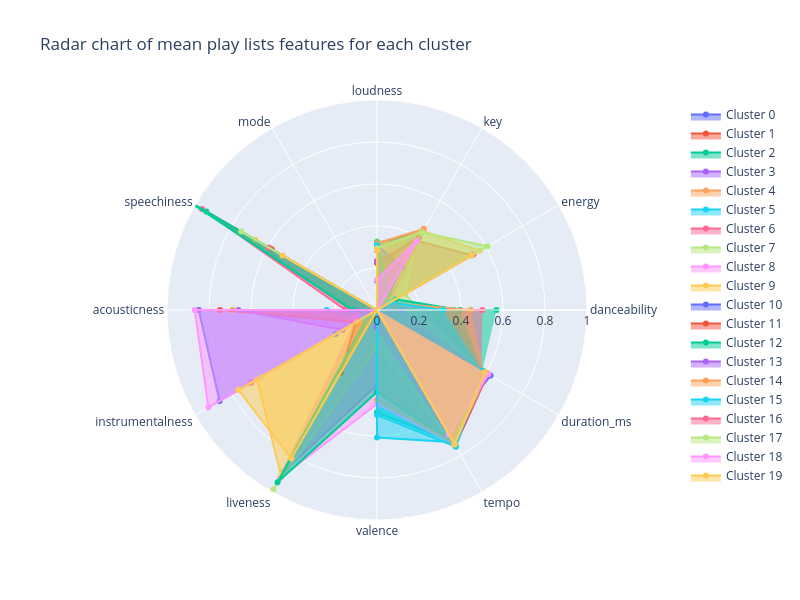

Notebook cell for this chart:
### Code cell
out_of_range_features = ['tempo', 'duration_ms', 'loudness', 'instrumentalness']
df_out = scaled_data[out_of_range_features]

scaler = MinMaxScaler()
scaled_out = scaler.fit_transform(df_out)

# scaled_data1 = scaled_data.copy()
scaled_data[out_of_range_features] = pd.DataFrame(scaled_out, columns=out_of_range_features)

scatter_objects = []

# State the label for each arm of the chart
categories = scaled_data.columns

# Get the means of each feature for each cluster
cluster_feat_means = scaled_data.groupby(by="cluster").mean()

# Iterate over the unique clusters and add an object for each cluster to the list
for cluster in sorted(scaled_data['cluster'].unique()):

  # Find the mean value for each column of the cluster
  cluster_means = cluster_feat_means.loc[cluster]

  # Create a Scatterpolar object for the cluster
  cluster_scatter = go.Scatterpolar(
    r = cluster_means, # set the radial coordinates
    theta = categories, # the names of the columns
    fill = 'toself', # fills in the space with colour
    name = f'Cluster {cluster}' # adds the name of the cluster
  )

  # Add the Scatterpolar object to the list
  scatter_objects.append(cluster_scatter)

# Create the figure (the white area)
fig = go.Figure()

# Add the scatter objects to the figure
fig.add_traces(scatter_objects)

# Add extras to the plot, such as title
fig.update_layout(
  title_text = 'Radar chart of mean play lists features for each cluster',
  height = 600,
  width = 800,
  polar = dict(
    radialaxis = dict(
      visible = True, # visibility of the numbers on the arm
      range = [0, 1] # scale of the plot
    )),
  showlegend = True
)

# Show the initialised plot and the trace objects
fig.show()

### Figure 1 — Plotly figure (JSON) as saved in the notebook; plotly's stock layout.template omitted (floating-point values rounded to 4 significant figures)
{"data": [{"fill": "toself", "name": "Cluster 0", "r": [-0.621, -1.022, -0.6783, 0.1392, -0.2556, -0.2768, 0.8489, 0.8658, -0.07586, -0.6621, 0.6642, 0.6245], "theta": ["danceability", "energy", "key", "loudness", "mode", "speechiness", "acousticness", "instrumentalness", "liveness", "valence", "tempo", "duration_ms", "cluster"], "type": "scatterpolar"}, {"fill": "toself", "name": "Cluster 1", "r": [-0.6013, 0.5211, 0.3805, 0.2902, -1.0, 0.5786, -0.2906, 0.692, -0.1216, -0.4359, 0.7459, 0.6094], "theta": ["danceability", "energy", "key", "loudness", "mode", "speechiness", "acousticness", "instrumentalness", "liveness", "valence", "tempo", "duration_ms", "cluster"], "type": "scatterpolar"}, {"fill": "toself", "name": "Cluster 2", "r": [0.5692, -0.06975, 0.4321, 0.3175, -0.547, 0.9381, 0.1221, 0.03146, -0.3223, 0.4878, 0.725, 0.5789], "theta": ["danceability", "energy", "key", "loudness", "mode", "speechiness", "acousticness", "instrumentalness", "liveness", "valence", "tempo", "duration_ms", "cluster"], "type": "scatterpolar"}, {"fill": "toself", "name": "Cluster 3", "r": [0.2104, 0.0483, -0.8376, 0.3066, -0.2698, -0.1524, 0.09928, 0.1117, 0.8878, 0.3568, 0.7418, 0.5696], "theta": ["danceability", "energy", "key", "loudness", "mode", "speechiness", "acousticness", "instrumentalness", "liveness", "valence", "tempo", "duration_ms", "cluster"], "type": "scatterpolar"}, {"fill": "toself", "name": "Cluster 4", "r": [0.09305, -0.6853, -0.7117, 0.2346, -0.0757, -0.3333, 0.6883, 0.111, -0.03581, 0.08501, 0.714, 0.5764], "theta": ["danceability", "energy", "key", "loudness", "mode", "speechiness", "acousticness", "instrumentalness", "liveness", "valence", "tempo", "duration_ms", "cluster"], "type": "scatterpolar"}, {"fill": "toself", "name": "Cluster 5", "r": [0.3688, -0.1712, 0.3635, 0.2853, 0.0, -0.2935, 0.2395, 0.07077, -0.3072, 0.6074, 0.7272, 0.5709], "theta": ["danceability", "energy", "key", "loudness", "mode", "speechiness", "acousticness", "instrumentalness", "liveness", "valence", "tempo", "duration_ms", "cluster"], "type": "scatterpolar"}, {"fill": "toself", "name": "Cluster 6", "r": [0.502, -0.0645, -0.7335, 0.3122, -0.3052, 0.9624, 0.1495, 0.03881, -0.2402, 0.3873, 0.7358, 0.5751], "theta": ["danceability", "energy", "key", "loudness", "mode", "speechiness", "acousticness", "instrumentalness", "liveness", "valence", "tempo", "duration_ms", "cluster"], "type": "scatterpolar"}, {"fill": "toself", "name": "Cluster 7", "r": [0.2004, 0.1541, 0.3621, 0.3269, -1.0, -0.06722, -0.03286, 0.1115, 0.9883, 0.1784, 0.7488, 0.5837], "theta": ["danceability", "energy", "key", "loudness", "mode", "speechiness", "acousticness", "instrumentalness", "liveness", "valence", "tempo", "duration_ms", "cluster"], "type": "scatterpolar"}, {"fill": "toself", "name": "Cluster 8", "r": [0.2215, 0.08076, 0.3175, 0.3067, 0.0, -0.2712, 0.1122, 0.1224, 0.9234, 0.4477, 0.7405, 0.5728], "theta": ["danceability", "energy", "key", "loudness", "mode", "speechiness", "acousticness", "instrumentalness", "liveness", "valence", "tempo", "duration_ms", "cluster"], "type": "scatterpolar"}, {"fill": "toself", "name": "Cluster 9", "r": [-0.6783, 0.5633, 0.4354, 0.2945, -0.3013, 0.6685, -0.2878, 0.66, 0.9127, -0.4829, 0.7355, 0.6044], "theta": ["danceability", "energy", "key", "loudness", "mode", "speechiness", "acousticness", "instrumentalness", "liveness", "valence", "tempo", "duration_ms", "cluster"], "type": "scatterpolar"}, {"fill": "toself", "name": "Cluster 10", "r": [-0.07568, 0.03887, 0.2375, 0.3075, -0.1754, -0.2744, -0.1831, 0.2278, -0.1239, -0.3226, 0.7444, 0.6036], "theta": ["danceability", "energy", "key", "loudness", "mode", "speechiness", "acousticness", "instrumentalness", "liveness", "valence", "tempo", "duration_ms", "cluster"], "type": "scatterpolar"}, {"fill": "toself", "name": "Cluster 11", "r": [-0.2358, -0.7499, 0.3998, 0.2233, -0.04065, -0.3844, 0.7474, 0.1167, 0.345, -0.1744, 0.7136, 0.5837], "theta": ["danceability", "energy", "key", "loudness", "mode", "speechiness", "acousticness", "instrumentalness", "liveness", "valence", "tempo", "duration_ms", "cluster"], "type": "scatterpolar"}, {"fill": "toself", "name": "Cluster 12", "r": [0.3957, 0.1024, 0.1021, 0.3232, -0.3577, 1.042, 0.1146, 0.04682, 0.9469, 0.3902, 0.7355, 0.5816], "theta": ["danceability", "energy", "key", "loudness", "mode", "speechiness", "acousticness", "instrumentalness", "liveness", "valence", "tempo", "duration_ms", "cluster"], "type": "scatterpolar"}, {"fill": "toself", "name": "Cluster 13", "r": [0.1214, -0.6637, 0.07793, 0.2327, -1.0, -0.2455, 0.6594, 0.1896, -0.04647, 0.0816, 0.721, 0.5965], "theta": ["danceability", "energy", "key", "loudness", "mode", "speechiness", "acousticness", "instrumentalness", "liveness", "valence", "tempo", "duration_ms", "cluster"], "type": "scatterpolar"}, {"fill": "toself", "name": "Cluster 14", "r": [0.4469, 0.06679, 0.4461, 0.3179, -1.0, -0.1438, -0.0238, 0.1111, -0.2412, 0.4284, 0.7302, 0.5884], "theta": ["danceability", "energy", "key", "loudness", "mode", "speechiness", "acousticness", "instrumentalness", "liveness", "valence", "tempo", "duration_ms", "cluster"], "type": "scatterpolar"}, {"fill": "toself", "name": "Cluster 15", "r": [0.3157, 0.07113, -0.7607, 0.3099, -0.1981, -0.2373, -0.004876, 0.07609, -0.3679, 0.5004, 0.7519, 0.5772], "theta": ["danceability", "energy", "key", "loudness", "mode", "speechiness", "acousticness", "instrumentalness", "liveness", "valence", "tempo", "duration_ms", "cluster"], "type": "scatterpolar"}, {"fill": "toself", "name": "Cluster 16", "r": [-0.6673, 0.5308, -0.6951, 0.283, -0.1045, 0.5948, -0.3012, 0.6944, -0.3057, -0.4833, 0.7333, 0.6114], "theta": ["danceability", "energy", "key", "loudness", "mode", "speechiness", "acousticness", "instrumentalness", "liveness", "valence", "tempo", "duration_ms", "cluster"], "type": "scatterpolar"}, {"fill": "toself", "name": "Cluster 17", "r": [-0.7057, 0.6075, 0.427, 0.2941, 0.0, 0.7472, -0.3003, 0.6345, -0.2592, -0.5127, 0.7365, 0.6019], "theta": ["danceability", "energy", "key", "loudness", "mode", "speechiness", "acousticness", "instrumentalness", "liveness", "valence", "tempo", "duration_ms", "cluster"], "type": "scatterpolar"}, {"fill": "toself", "name": "Cluster 18", "r": [-0.6228, -1.016, 0.3786, 0.1429, -0.4489, -0.2535, 0.8681, 0.9272, -0.149, -0.667, 0.6862, 0.6125], "theta": ["danceability", "energy", "key", "loudness", "mode", "speechiness", "acousticness", "instrumentalness", "liveness", "valence", "tempo", "duration_ms", "cluster"], "type": "scatterpolar"}, {"fill": "toself", "name": "Cluster 19", "r": [-0.6973, 0.5204, -0.6643, 0.2862, -0.2095, 0.5187, -0.2885, 0.7619, 0.8166, -0.4371, 0.7398, 0.5919], "theta": ["danceability", "energy", "key", "loudness", "mode", "speechiness", "acousticness", "instrumentalness", "liveness", "valence", "tempo", "duration_ms", "cluster"], "type": "scatterpolar"}], "layout": {"height": 600, "polar": {"radialaxis": {"range": [0, 1], "visible": true}}, "showlegend": true, "title": {"text": "Radar chart of mean play lists features for each cluster"}, "width": 800}}
